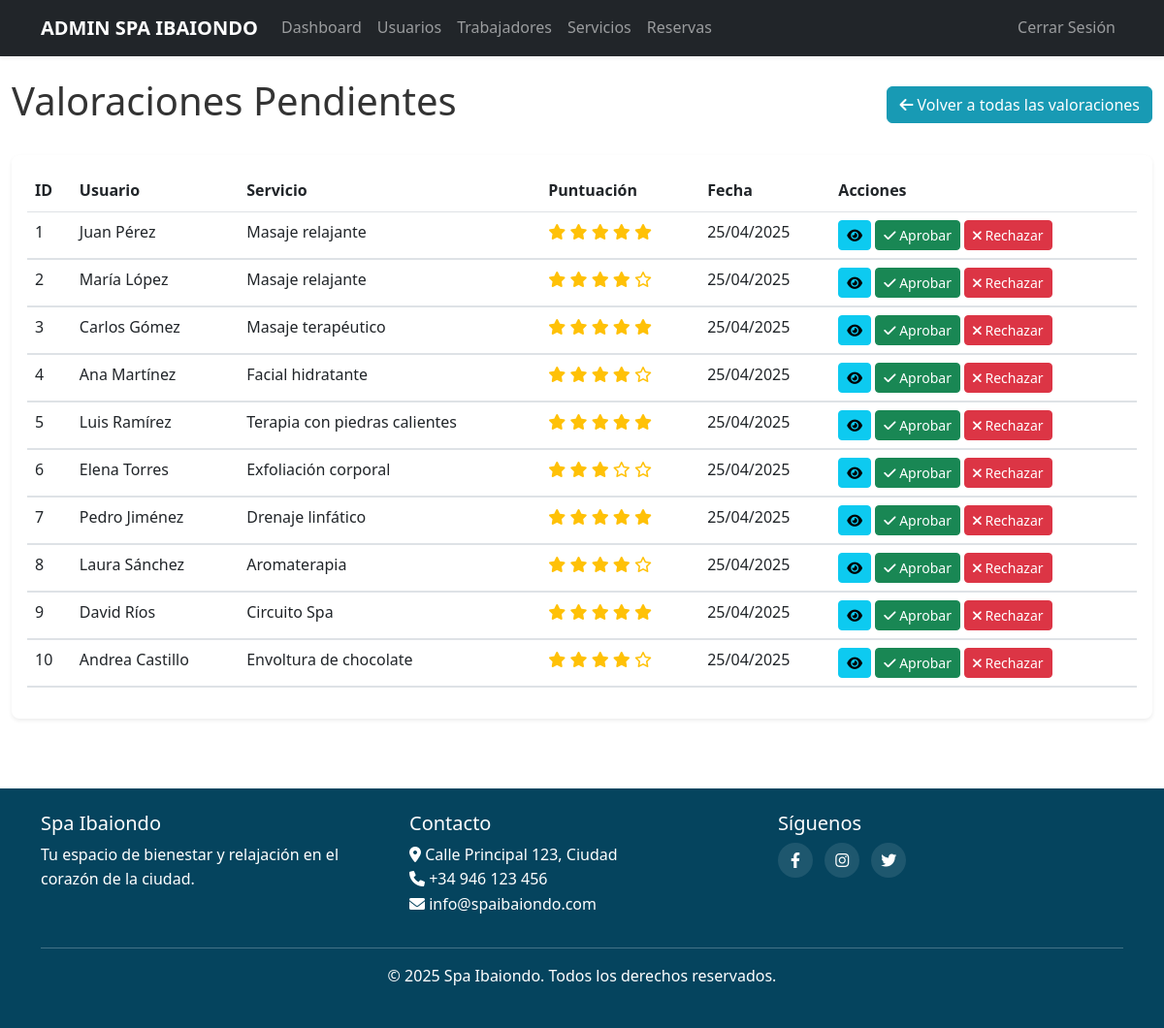
The app's page /public/index.php/admin/valoraciones/pendientes (signed in) with its own data.
### tables this page shows
CREATE TABLE valoraciones (
	id INT AUTO_INCREMENT PRIMARY KEY,
	id_usuario INT NOT NULL,
	id_servicio INT NOT NULL,
	puntuacion INT NOT NULL CHECK (puntuacion BETWEEN 1 AND 5),
	comentario TEXT,
	fecha_creacion TIMESTAMP DEFAULT CURRENT_TIMESTAMP,
	estado ENUM('pendiente', 'aprobada', 'rechazada') NOT NULL DEFAULT 'pendiente',
	FOREIGN KEY (id_usuario) REFERENCES usuarios(id) ON DELETE CASCADE,
	FOREIGN KEY (id_servicio) REFERENCES servicios(id) ON DELETE CASCADE,
	UNIQUE KEY (id_usuario, id_servicio)
);

CREATE TABLE usuarios (
	id INT AUTO_INCREMENT PRIMARY KEY,
	nombre VARCHAR(100) NOT NULL,
	email VARCHAR(100) UNIQUE NOT NULL,
	contrasena VARCHAR(255) NOT NULL,
	fecha_registro TIMESTAMP DEFAULT CURRENT_TIMESTAMP
);

CREATE TABLE servicios (
	id INT AUTO_INCREMENT PRIMARY KEY,
	nombre VARCHAR(100) NOT NULL,
	descripcion TEXT NOT NULL,
	duracion INT NOT NULL,
	precio DECIMAL(10,2) NOT NULL,
	imagen VARCHAR(255) NULL
);

### app/controllers/AdminController.php (called while the page is built, shortened)
<?php
class AdminController {
    private $valoracionModel;
    public function __construct() {
        require_once BASE_PATH . '/app/models/Valoracion.php';
        $this->valoracionModel = new Valoracion();
    }
    public function valoracionesPendientes() {
        $valoraciones = $this->valoracionModel->getByEstado('pendiente');
        include BASE_PATH . '/app/views/admin/valoraciones_pendientes.php';
        include BASE_PATH . '/app/views/layouts/admin.php';
    }
}

### public/index.php (called while the page is built, shortened)
<?php
require_once BASE_PATH . '/config/database.php';
require_once BASE_PATH . '/core/Router.php';
require_once BASE_PATH . '/core/Helper.php';
$router = new Router();
$router->dispatch();

### core/Helper.php (called while the page is built, shortened)
<?php
class Helper {
    public static function url($path = '') {
        $base = APP_URL;
        if (strpos($base, 'index.php') === false) {
            $base .= '/index.php';
        }
        return $base . '/' . ltrim($path, '/');
    }
    public static function e($string) {
        return htmlspecialchars($string, ENT_QUOTES, 'UTF-8');
    }
    public static function formatDate($date, $format = 'd/m/Y H:i') {
        $dateObj = new DateTime($date);
        return $dateObj->format($format);
    }
}

### config/database.php (called while the page is built)
<?php
class Database {
    private static $instance = null;
    private $conn;
    private $host = 'localhost';
    private $user = 'root';
    private $pass = '';
    private $name = 'spa';
    private function __construct() {
        try {
            $this->conn = new PDO(
                "mysql:host={$this->host};dbname={$this->name};charset=utf8mb4",
                $this->user,
                $this->pass,
                [PDO::ATTR_ERRMODE => PDO::ERRMODE_EXCEPTION]
            );
        } catch(PDOException $e) {
            die("Error de conexión: " . $e->getMessage());
        }
    }
    public static function getInstance() {
        if (self::$instance == null) {
            self::$instance = new Database();
        }
        return self::$instance;
    }
    public function getConnection() {
        return $this->conn;
    }
}

### app/models/Valoracion.php (called while the page is built, shortened)
<?php
class Valoracion {
    private $db;
    public function __construct() {
        $this->db = Database::getInstance()->getConnection();
    }
    public function getByEstado($estado) {
        $stmt = $this->db->prepare("
            SELECT v.*, u.nombre as nombre_usuario, s.nombre as nombre_servicio
            FROM valoraciones v
            JOIN usuarios u ON v.id_usuario = u.id
            JOIN servicios s ON v.id_servicio = s.id
            WHERE v.estado = ?
            ORDER BY v.fecha_creacion DESC
        ");
        $stmt->execute([$estado]);
        return $stmt->fetchAll(PDO::FETCH_ASSOC);
    }
}

### app/views/admin/valoraciones_pendientes.php (the view, shortened to what this page needs)
<div class="container-fluid py-4">
    <div class="d-flex justify-content-between align-items-center mb-4">
        <h1>Valoraciones Pendientes</h1>
        <a href="<?= Helper::url('admin/valoraciones') ?>" class="btn btn-primary">
            <i class="fas fa-arrow-left"></i> Volver a todas las valoraciones
        </a>
    </div>
    <?php if (empty($valoraciones)): ?>
        <div class="alert alert-info">No hay valoraciones pendientes de aprobación.</div>
    <?php else: ?>
        <div class="card shadow-sm">
            <div class="card-body">
                <div class="table-responsive">
                    <table class="table table-hover">
                        <thead>
                            <tr>
                                <th>ID</th>
                                <th>Usuario</th>
                                <th>Servicio</th>
                                <th>Puntuación</th>
                                <th>Fecha</th>
                                <th>Acciones</th>
                            </tr>
                        </thead>
                        <tbody>
                            <?php foreach ($valoraciones as $valoracion): ?>
                                <tr>
                                    <td><?= $valoracion['id'] ?></td>
                                    <td><?= Helper::e($valoracion['nombre_usuario']) ?></td>
                                    <td><?= Helper::e($valoracion['nombre_servicio']) ?></td>
                                    <td>
                                        <?php for ($i = 1; $i <= 5; $i++): ?>
                                            <?php if ($i <= $valoracion['puntuacion']): ?>
                                                <i class="fas fa-star text-warning"></i>
                                            <?php else: ?>
                                                <i class="far fa-star text-warning"></i>
                                            <?php endif; ?>
                                        <?php endfor; ?>
                                    </td>
                                    <td><?= Helper::formatDate($valoracion['fecha_creacion'], 'd/m/Y') ?></td>
                                    <td>
                                        <button type="button" class="btn btn-sm btn-info toggle-collapse"
                                                data-bs-toggle="collapse"
                                                data-bs-target="#verValoracion<?= $valoracion['id'] ?>"
                                                aria-expanded="false">
                                            <i class="fas fa-eye"></i>
                                        </button>
                                        <a href="<?= Helper::url('admin/valoraciones/' . $valoracion['id'] . '/aprobar') ?>" class="btn btn-sm btn-success" title="Aprobar">
                                            <i class="fas fa-check"></i> Aprobar
                                        </a>
                                        <a href="<?= Helper::url('admin/valoraciones/' . $valoracion['id'] . '/rechazar') ?>" class="btn btn-sm btn-danger" title="Rechazar">
                                            <i class="fas fa-times"></i> Rechazar
                                        </a>
                                    </td>
                                </tr>
                                <tr class="collapse-row">
                                    <td colspan="6" class="p-0">
                                    </td>
                                </tr>
                            <?php endforeach; ?>
                        </tbody>
                    </table>
                </div>
            </div>
        </div>
    <?php endif; ?>
</div>

### core/Router.php (shortened to what this page needs)
<?php
class Router {
    private $routes = [];
    public function add($method, $path, $controller, $action) {
        $this->routes[] = [
            'method' => $method,
            'path' => $path,
            'controller' => $controller,
            'action' => $action
        ];
    }
    public function dispatch() {
        $uri = $_SERVER['REQUEST_URI'];
        $method = $_SERVER['REQUEST_METHOD'];
        $baseFolder = '/spa-ibaiondo/public';
        if (strpos($uri, $baseFolder) === 0) {
            $uri = substr($uri, strlen($baseFolder));
        }
        $uri = str_replace('/index.php', '', $uri);
        $uri = explode('?', $uri)[0];
        foreach ($this->routes as $route) {
            $pattern = $this->convertRouteToRegex($route['path']);
            if ($route['method'] === $method && preg_match($pattern, $uri, $matches)) {
                array_shift($matches);
                $action = $route['action'];
                $controllerInstance = new $controller();
                call_user_func_array([$controllerInstance, $action], $matches);
                return;
            }
        }
    }
    private function convertRouteToRegex($route) {
        $pattern = preg_replace('/\{([a-zA-Z0-9_]+)\}/', '([^/]+)', $route);
        return '#^' . $pattern . '$#';
    }
}

### public/assets/css/styles.css (style rules this page uses)
body { font-family: 'Segoe UI', Tahoma, Geneva, Verdana, sans-serif; color: #333; line-height: 1.6; padding-right: 0 !important; }
:root { --primary-color: #189AB4; --secondary-color: #6c757d; --accent-color: #e9ecef; --success-color: #28a745; --info-color: #17a2b8; --warning-color: #ffc107; --danger-color: #dc3545; }
.fixed-navbar-body { padding-top: 3.5rem !important; }
.btn-primary { background-color: var(--primary-color); border-color: var(--primary-color); }
.card { border: none; border-radius: 0.5rem; overflow: hidden; transition: transform 0.3s, box-shadow 0.3s; }
.collapse-row { background-color: #f8f9fa; }
html { overflow-y: scroll; }

### records on screen
valoraciones: id "1", id_usuario.nombre "Juan Pérez", id_servicio.nombre "Masaje relajante", puntuacion 5 (drawn), fecha_creacion "25/04/2025"
valoraciones: id "2", id_usuario.nombre "María López", id_servicio.nombre "Masaje relajante", puntuacion 4 (drawn), fecha_creacion "25/04/2025"
valoraciones: id "3", id_usuario.nombre "Carlos Gómez", id_servicio.nombre "Masaje terapéutico", puntuacion 5 (drawn), fecha_creacion "25/04/2025"
valoraciones: id "4", id_usuario.nombre "Ana Martínez", id_servicio.nombre "Facial hidratante", puntuacion 4 (drawn), fecha_creacion "25/04/2025"
valoraciones: id "5", id_usuario.nombre "Luis Ramírez", id_servicio.nombre "Terapia con piedras calientes", puntuacion 5 (drawn), fecha_creacion "25/04/2025"
valoraciones: id "6", id_usuario.nombre "Elena Torres", id_servicio.nombre "Exfoliación corporal", puntuacion 3 (drawn), fecha_creacion "25/04/2025"
valoraciones: id "7", id_usuario.nombre "Pedro Jiménez", id_servicio.nombre "Drenaje linfático", puntuacion 5 (drawn), fecha_creacion "25/04/2025"
valoraciones: id "8", id_usuario.nombre "Laura Sánchez", id_servicio.nombre "Aromaterapia", puntuacion 4 (drawn), fecha_creacion "25/04/2025"
valoraciones: id "9", id_usuario.nombre "David Ríos", id_servicio.nombre "Circuito Spa", puntuacion 5 (drawn), fecha_creacion "25/04/2025"
valoraciones: id "10", id_usuario.nombre "Andrea Castillo", id_servicio.nombre "Envoltura de chocolate", puntuacion 4 (drawn), fecha_creacion "25/04/2025"
